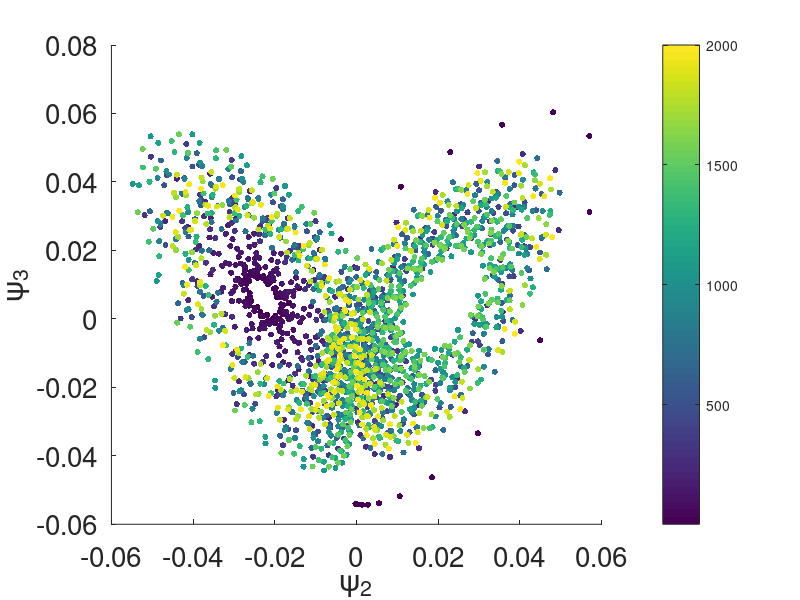
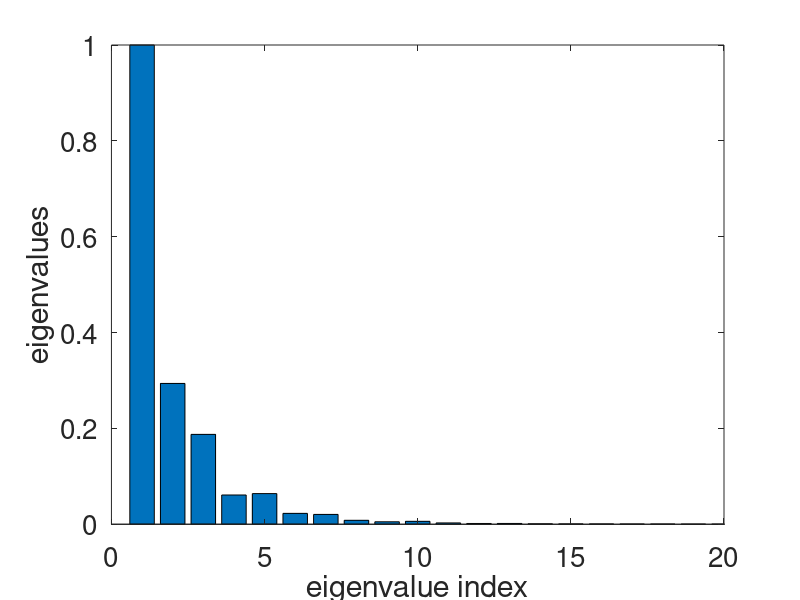

Recreate these plots in MATLAB, in order.
load dMap.mat;

N = length(evecs);

scatter(evecs(:,2),evecs(:,3),20,1:N,'filled');

xlabel('\psi_2','fontsize',30);
ylabel('\psi_3','fontsize',30);
set(gca,'fontsize',20);
colorbar;
print(gcf,'-r100','-dpng','Lorenz_dmap.png');

bar(evals);
xlabel('eigenvalue index','fontsize',30);
ylabel('eigenvalues','fontsize',30);
set(gca,'fontsize',20);
ylim([0 1]);
xlim([0 20]);
print(gcf,'-r100','-dpng','Lorenz_spectrum.png');